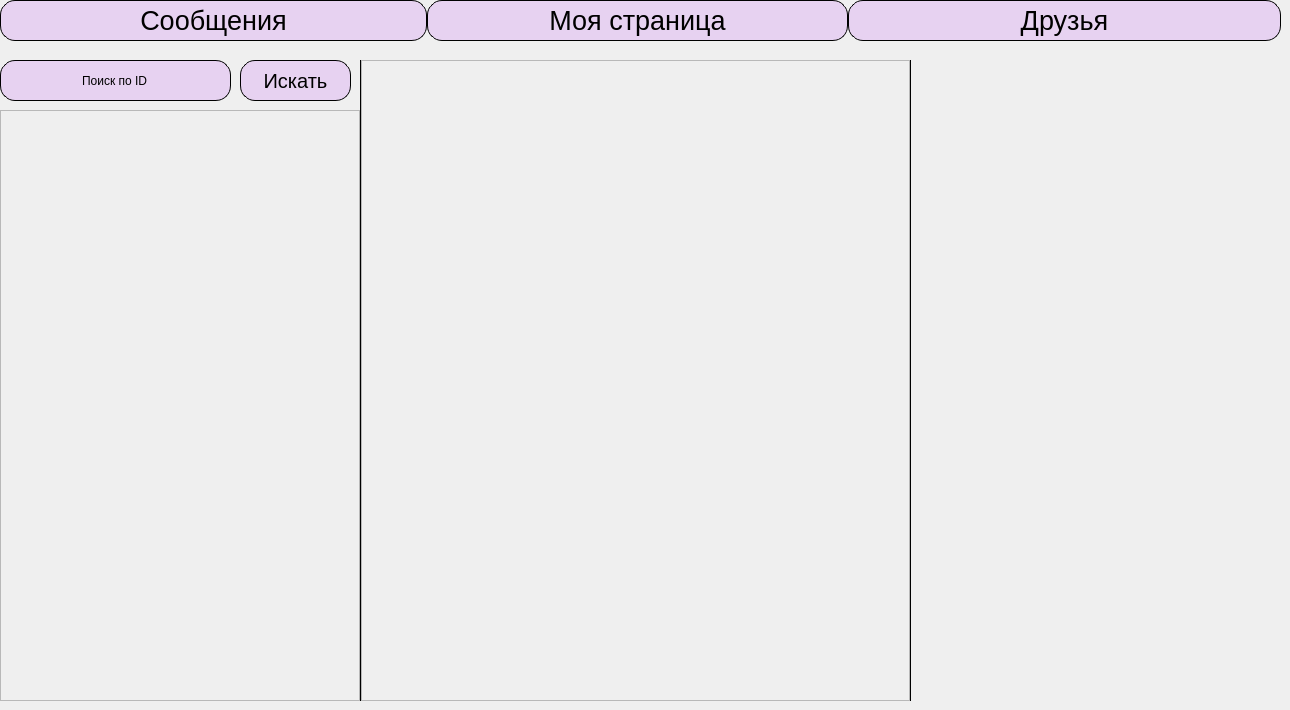
   <widget class="QWidget" name="Friends">
    <widget class="QPushButton" name="friendsButton_5">
     <property name="geometry">
      <rect>
       <x>848</x>
       <y>0</y>
       <width>433</width>
       <height>41</height>
      </rect>
     </property>
     <property name="font">
      <font>
       <pointsize>20</pointsize>
      </font>
     </property>
     <property name="styleSheet">
      <string notr="true">QPushButton {
	/*background-color: #d39fcf;*/
	background-color: #e7d2f1;
	border: 1px solid;
	border-radius:15;
	border-color: black;
	/*color: #8860D0;*/
	color: black
}

QPushButton:pressed {
	background-color: #ECB6DF;
}</string>
     </property>
     <property name="text">
      <string>Друзья</string>
     </property>
    </widget>
    <widget class="QPushButton" name="messagesButton_5">
     <property name="geometry">
      <rect>
       <x>0</x>
       <y>0</y>
       <width>427</width>
       <height>41</height>
      </rect>
     </property>
     <property name="font">
      <font>
       <pointsize>20</pointsize>
      </font>
     </property>
     <property name="styleSheet">
      <string notr="true">QPushButton {
	/*background-color: #d39fcf;*/
	background-color: #e7d2f1;
	border: 1px solid;
	border-radius:15;
	border-color: black;
	/*color: #8860D0;*/
	color: black
}

QPushButton:pressed {
	background-color: #ECB6DF;
}</string>
     </property>
     <property name="text">
      <string>Сообщения</string>
     </property>
    </widget>
    <widget class="QPushButton" name="mainPageButton_5">
     <property name="geometry">
      <rect>
       <x>427</x>
       <y>0</y>
       <width>421</width>
       <height>41</height>
      </rect>
     </property>
     <property name="font">
      <font>
       <pointsize>20</pointsize>
      </font>
     </property>
     <property name="styleSheet">
      <string notr="true">QPushButton {
	/*background-color: #d39fcf;*/
	background-color: #e7d2f1;
	border: 1px solid;
	border-radius:15;
	border-color: black;
	/*color: #8860D0;*/
	color: black
}

QPushButton:pressed {
	background-color: #ECB6DF;
}</string>
     </property>
     <property name="text">
      <string>Моя страница</string>
     </property>
    </widget>
    <widget class="Line" name="line_13">
     <property name="geometry">
      <rect>
       <x>350</x>
       <y>60</y>
       <width>20</width>
       <height>641</height>
      </rect>
     </property>
     <property name="frameShadow">
      <enum>QFrame::Plain</enum>
     </property>
     <property name="orientation">
      <enum>Qt::Vertical</enum>
     </property>
    </widget>
    <widget class="Line" name="line_14">
     <property name="geometry">
      <rect>
       <x>900</x>
       <y>60</y>
       <width>20</width>
       <height>641</height>
      </rect>
     </property>
     <property name="frameShadow">
      <enum>QFrame::Plain</enum>
     </property>
     <property name="orientation">
      <enum>Qt::Vertical</enum>
     </property>
    </widget>
    <widget class="QScrollArea" name="areaForFriends">
     <property name="geometry">
      <rect>
       <x>361</x>
       <y>60</y>
       <width>549</width>
       <height>641</height>
      </rect>
     </property>
     <property name="widgetResizable">
      <bool>true</bool>
     </property>
     <widget class="QWidget" name="scrollAreaWidgetContents_5">
      <property name="geometry">
       <rect>
        <x>0</x>
        <y>0</y>
        <width>547</width>
        <height>639</height>
       </rect>
      </property>
     </widget>
    </widget>
    <widget class="QLineEdit" name="searchByID">
     <property name="geometry">
      <rect>
       <x>0</x>
       <y>60</y>
       <width>231</width>
       <height>41</height>
      </rect>
     </property>
     <property name="acceptDrops">
      <bool>true</bool>
     </property>
     <property name="styleSheet">
      <string notr="true">/*background-color: #d39fcf;*/
	background-color: #e7d2f1;
	border: 1px solid;
	border-radius:15;
	border-color: black;
	/*color: #8860D0;*/
	color: black</string>
     </property>
     <property name="text">
      <string>Поиск по ID</string>
     </property>
     <property name="alignment">
      <set>Qt::AlignCenter</set>
     </property>
    </widget>
    <widget class="QPushButton" name="toSearchButton">
     <property name="geometry">
      <rect>
       <x>240</x>
       <y>60</y>
       <width>111</width>
       <height>41</height>
      </rect>
     </property>
     <property name="font">
      <font>
       <pointsize>15</pointsize>
      </font>
     </property>
     <property name="styleSheet">
      <string notr="true">QPushButton {
	/*background-color: #d39fcf;*/
	background-color: #e7d2f1;
	border: 1px solid;
	border-radius:15;
	border-color: black;
	/*color: #8860D0;*/
	color: black
}

QPushButton:pressed {
	background-color: #ECB6DF;
}</string>
     </property>
     <property name="text">
      <string>Искать</string>
     </property>
    </widget>
    <widget class="QScrollArea" name="areaForSearch">
     <property name="geometry">
      <rect>
       <x>0</x>
       <y>110</y>
       <width>360</width>
       <height>591</height>
      </rect>
     </property>
     <property name="widgetResizable">
      <bool>true</bool>
     </property>
     <widget class="QWidget" name="scrollAreaWidgetContents_6">
      <property name="geometry">
       <rect>
        <x>0</x>
        <y>0</y>
        <width>358</width>
        <height>589</height>
       </rect>
      </property>
     </widget>
    </widget>
   </widget>
